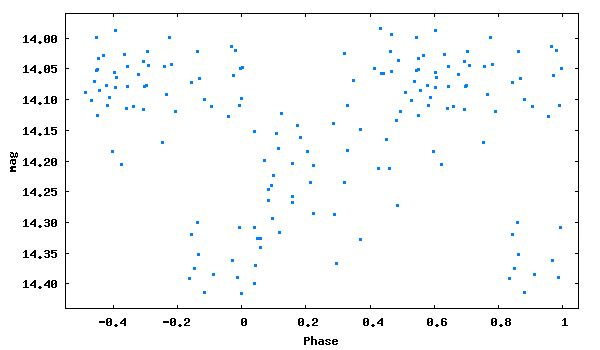

This figure's gnuplot source:
set term png size 600,350 medium
set colors classic
set output 'phase_lc_12.png'
set xlabel 'Phase'
set ylabel 'mag'
#set title 'JDmax = 2446768.21900 + 0.4985259 x E'
set format y '%5.2f'
plot [-0.55:1.05][14.44:13.96] "phase_lc_12.dat" linecolor 3 pointtype 5 pointsize 0.3 title ""
